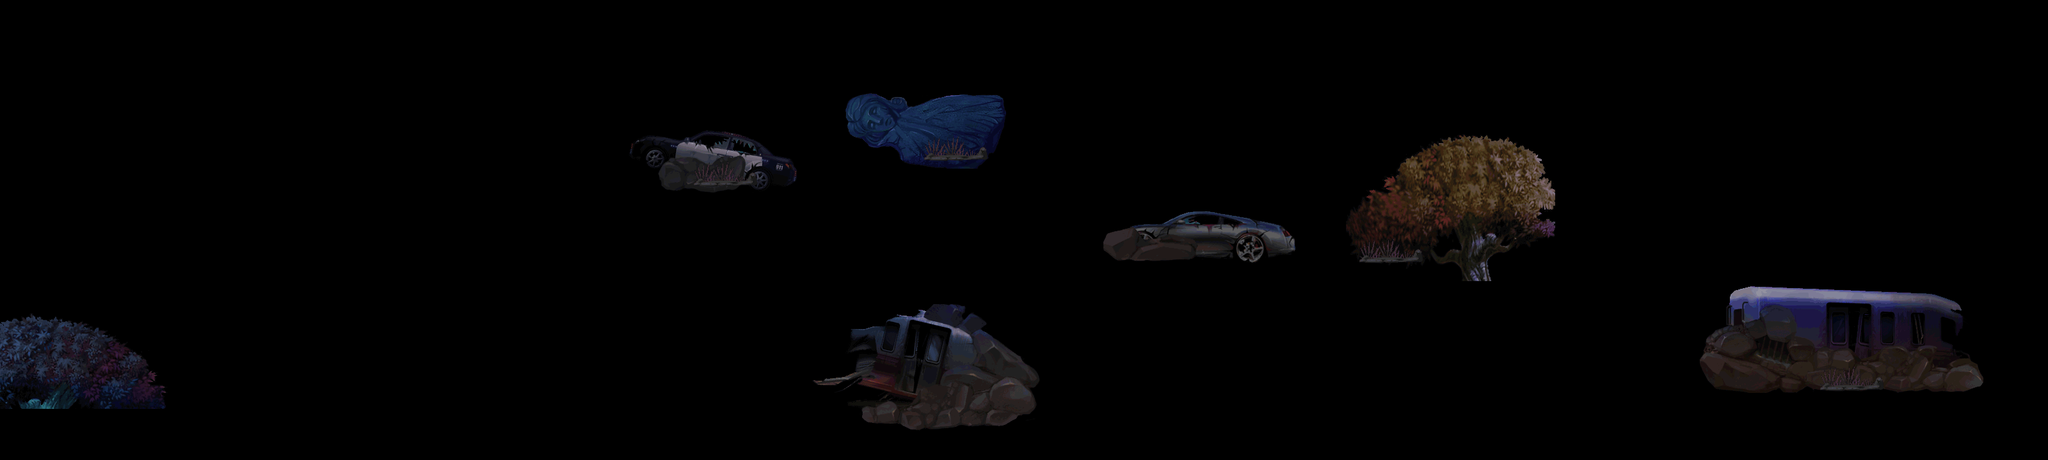

The image is a tile-based game level rendered from a .tmx file. Its description and source (layers, tilesets, objects; grid data summarised) follow:
An orthogonal 80x18 tile map with 40x40 px tiles, 2 tile layers (land1, land2).

<map version="1.0" orientation="orthogonal" width="80" height="18" tilewidth="40" tileheight="40">
 <tileset firstgid="1" name="a-jinjing" tilewidth="40" tileheight="40">
  <image source="a-jinjing.png" width="2036" height="1144" />
 </tileset>
 <layer name="land1" width="80" height="18">
  <data>[1440 cells, 370 non-empty, 370 distinct tile ids]</data>
 </layer>
 <layer name="land2" width="80" height="18">
  <data>[1440 cells, 32 non-empty, 8 distinct tile ids]</data>
 </layer>
</map>
